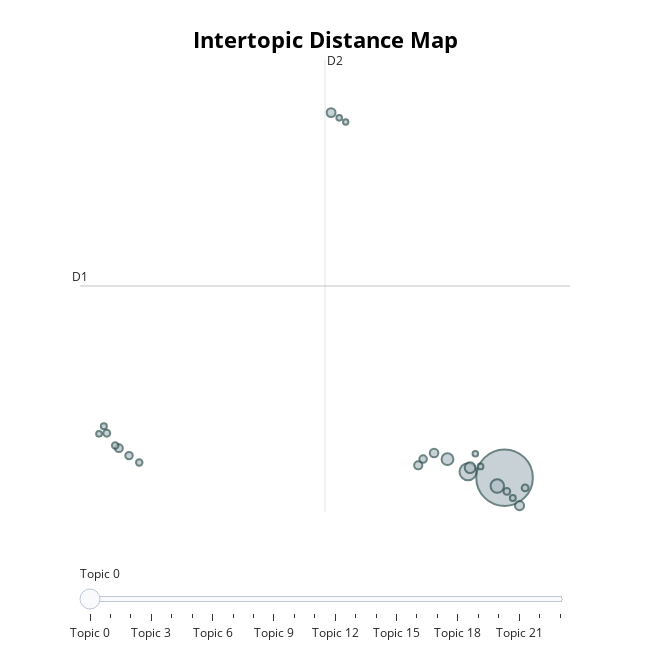

Write notebook code for a chart like this one.
### Code cell
#Indeed model intertopic distance map 
topic_model_in.visualize_topics()

#Unable to generate an intertopic distance map for USAjobs model as an error is generated due to having too few topics

### Figure 1 — Plotly figure (JSON) as saved in the notebook; plotly's stock layout.template omitted (floating-point values rounded to 4 significant figures)
{"data": [{"customdata": [[0, "experience | information | cybersecurity | risk | years", 4191], [1, "faculty | cybersecurity | teaching | information | umgc", 377], [2, "usa remote | experience | aws | cloud security | azure", 238], [3, "experience | leidos | cybersecurity | navy federal | dod", 183], [4, "information security | vulnerability | risk management | compliance | cybersecurity", 152], [5, "paypal | information security | mandiant | costco | technical", 108], [6, "soc | security | process | automation | deloitte cyber", 103], [7, "services | gecos | cybersecurity | requirements gdit | vaccination", 96], [8, "security | northrop grumman employees | dod | pioneering | years", 88], [9, "change healthcare | employment | information | incident response | covid vaccination requirements", 81], [10, "mantech | sap | applicant | requirements | software source code", 74], [11, "intelerad | information security | improves | medical image management | best klas", 73], [12, "accenture | benefits | employees | cox communications | accommodation", 63], [13, "palo alto networks | experience | customer success | mission | cybersecurity", 61], [14, "iam | experience | management | identity access management | cloud", 59], [15, "kimberly clark | security | enterprise | incident response | investigations", 55], [16, "azure | deloitte | gcp | aws | range", 54], [17, "application security | application | security controls | pearson vue | skills", 47], [18, "security | years work experience | degree | office | visa consider employment", 46], [19, "jpmorgan chase | health safety | banking | requirements | applicable law", 44], [20, "crowe | consulting | accounting | solutions | microsoft", 43], [21, "experience | client | kpmg | cloud | cybersecurity", 42], [22, "nrel | experience | pseg | status | technical", 41], [23, "security | export | employment | digital technology | flexible", 38]], "hovertemplate": "<b>Topic %{customdata[0]}</b><br>%{customdata[1]}<br>Size: %{customdata[2]}", "legendgroup": "", "marker": {"color": "#B0BEC5", "line": {"color": "DarkSlateGrey", "width": 2}, "size": [4191, 377, 238, 183, 152, 108, 103, 96, 88, 81, 74, 73, 63, 61, 59, 55, 54, 47, 46, 44, 43, 42, 41, 38], "sizemode": "area", "sizeref": 2.619, "symbol": "circle"}, "mode": "markers", "name": "", "orientation": "v", "showlegend": false, "type": "scatter", "x": [8.533, 7.414, 8.311, 6.786, 7.479, 8.993, 3.222, 6.375, 5.89, -3.274, 6.04, -2.964, -3.646, 9.163, 8.604, -3.387, -2.652, -3.735, 8.787, 7.797, -3.883, 3.471, 7.639, 3.669], "xaxis": "x", "y": [-0.6829, -0.4059, -1.076, 0.1815, -0.2184, -1.989, 16.38, 0.4701, -0.1038, 0.6945, 0.1881, 0.3468, 1.395, -1.16, -1.325, 0.8159, 0.0266, 1.716, -1.637, -0.1594, 1.367, 16.13, 0.4375, 15.94], "yaxis": "y"}], "layout": {"annotations": [{"showarrow": false, "text": "D1", "x": -4.465, "y": 8.273, "yshift": 10}, {"showarrow": false, "text": "D2", "x": 3.036, "xshift": 10, "y": 18.83}], "height": 650, "hoverlabel": {"bgcolor": "white", "font": {"family": "Rockwell", "size": 16}}, "legend": {"itemsizing": "constant", "tracegroupgap": 0}, "margin": {"t": 60}, "shapes": [{"line": {"color": "#CFD8DC", "width": 2}, "type": "line", "x0": 3.036, "x1": 3.036, "y0": -2.288, "y1": 18.83}, {"line": {"color": "#9E9E9E", "width": 2}, "type": "line", "x0": -4.465, "x1": 10.54, "y0": 8.273, "y1": 8.273}], "sliders": [{"active": 0, "pad": {"t": 50}, "steps": [{"args": [{"marker.color": [["red", "#B0BEC5", "#B0BEC5", "#B0BEC5", "#B0BEC5", "#B0BEC5", "#B0BEC5", "#B0BEC5", "#B0BEC5", "#B0BEC5", "#B0BEC5", "#B0BEC5", "#B0BEC5", "#B0BEC5", "#B0BEC5", "#B0BEC5", "#B0BEC5", "#B0BEC5", "#B0BEC5", "#B0BEC5", "#B0BEC5", "#B0BEC5", "#B0BEC5", "#B0BEC5"]]}], "label": "Topic 0", "method": "update"}, {"args": [{"marker.color": [["#B0BEC5", "red", "#B0BEC5", "#B0BEC5", "#B0BEC5", "#B0BEC5", "#B0BEC5", "#B0BEC5", "#B0BEC5", "#B0BEC5", "#B0BEC5", "#B0BEC5", "#B0BEC5", "#B0BEC5", "#B0BEC5", "#B0BEC5", "#B0BEC5", "#B0BEC5", "#B0BEC5", "#B0BEC5", "#B0BEC5", "#B0BEC5", "#B0BEC5", "#B0BEC5"]]}], "label": "Topic 1", "method": "update"}, {"args": [{"marker.color": [["#B0BEC5", "#B0BEC5", "red", "#B0BEC5", "#B0BEC5", "#B0BEC5", "#B0BEC5", "#B0BEC5", "#B0BEC5", "#B0BEC5", "#B0BEC5", "#B0BEC5", "#B0BEC5", "#B0BEC5", "#B0BEC5", "#B0BEC5", "#B0BEC5", "#B0BEC5", "#B0BEC5", "#B0BEC5", "#B0BEC5", "#B0BEC5", "#B0BEC5", "#B0BEC5"]]}], "label": "Topic 2", "method": "update"}, {"args": [{"marker.color": [["#B0BEC5", "#B0BEC5", "#B0BEC5", "red", "#B0BEC5", "#B0BEC5", "#B0BEC5", "#B0BEC5", "#B0BEC5", "#B0BEC5", "#B0BEC5", "#B0BEC5", "#B0BEC5", "#B0BEC5", "#B0BEC5", "#B0BEC5", "#B0BEC5", "#B0BEC5", "#B0BEC5", "#B0BEC5", "#B0BEC5", "#B0BEC5", "#B0BEC5", "#B0BEC5"]]}], "label": "Topic 3", "method": "update"}, {"args": [{"marker.color": [["#B0BEC5", "#B0BEC5", "#B0BEC5", "#B0BEC5", "red", "#B0BEC5", "#B0BEC5", "#B0BEC5", "#B0BEC5", "#B0BEC5", "#B0BEC5", "#B0BEC5", "#B0BEC5", "#B0BEC5", "#B0BEC5", "#B0BEC5", "#B0BEC5", "#B0BEC5", "#B0BEC5", "#B0BEC5", "#B0BEC5", "#B0BEC5", "#B0BEC5", "#B0BEC5"]]}], "label": "Topic 4", "method": "update"}, {"args": [{"marker.color": [["#B0BEC5", "#B0BEC5", "#B0BEC5", "#B0BEC5", "#B0BEC5", "red", "#B0BEC5", "#B0BEC5", "#B0BEC5", "#B0BEC5", "#B0BEC5", "#B0BEC5", "#B0BEC5", "#B0BEC5", "#B0BEC5", "#B0BEC5", "#B0BEC5", "#B0BEC5", "#B0BEC5", "#B0BEC5", "#B0BEC5", "#B0BEC5", "#B0BEC5", "#B0BEC5"]]}], "label": "Topic 5", "method": "update"}, {"args": [{"marker.color": [["#B0BEC5", "#B0BEC5", "#B0BEC5", "#B0BEC5", "#B0BEC5", "#B0BEC5", "red", "#B0BEC5", "#B0BEC5", "#B0BEC5", "#B0BEC5", "#B0BEC5", "#B0BEC5", "#B0BEC5", "#B0BEC5", "#B0BEC5", "#B0BEC5", "#B0BEC5", "#B0BEC5", "#B0BEC5", "#B0BEC5", "#B0BEC5", "#B0BEC5", "#B0BEC5"]]}], "label": "Topic 6", "method": "update"}, {"args": [{"marker.color": [["#B0BEC5", "#B0BEC5", "#B0BEC5", "#B0BEC5", "#B0BEC5", "#B0BEC5", "#B0BEC5", "red", "#B0BEC5", "#B0BEC5", "#B0BEC5", "#B0BEC5", "#B0BEC5", "#B0BEC5", "#B0BEC5", "#B0BEC5", "#B0BEC5", "#B0BEC5", "#B0BEC5", "#B0BEC5", "#B0BEC5", "#B0BEC5", "#B0BEC5", "#B0BEC5"]]}], "label": "Topic 7", "method": "update"}, {"args": [{"marker.color": [["#B0BEC5", "#B0BEC5", "#B0BEC5", "#B0BEC5", "#B0BEC5", "#B0BEC5", "#B0BEC5", "#B0BEC5", "red", "#B0BEC5", "#B0BEC5", "#B0BEC5", "#B0BEC5", "#B0BEC5", "#B0BEC5", "#B0BEC5", "#B0BEC5", "#B0BEC5", "#B0BEC5", "#B0BEC5", "#B0BEC5", "#B0BEC5", "#B0BEC5", "#B0BEC5"]]}], "label": "Topic 8", "method": "update"}, {"args": [{"marker.color": [["#B0BEC5", "#B0BEC5", "#B0BEC5", "#B0BEC5", "#B0BEC5", "#B0BEC5", "#B0BEC5", "#B0BEC5", "#B0BEC5", "red", "#B0BEC5", "#B0BEC5", "#B0BEC5", "#B0BEC5", "#B0BEC5", "#B0BEC5", "#B0BEC5", "#B0BEC5", "#B0BEC5", "#B0BEC5", "#B0BEC5", "#B0BEC5", "#B0BEC5", "#B0BEC5"]]}], "label": "Topic 9", "method": "update"}, {"args": [{"marker.color": [["#B0BEC5", "#B0BEC5", "#B0BEC5", "#B0BEC5", "#B0BEC5", "#B0BEC5", "#B0BEC5", "#B0BEC5", "#B0BEC5", "#B0BEC5", "red", "#B0BEC5", "#B0BEC5", "#B0BEC5", "#B0BEC5", "#B0BEC5", "#B0BEC5", "#B0BEC5", "#B0BEC5", "#B0BEC5", "#B0BEC5", "#B0BEC5", "#B0BEC5", "#B0BEC5"]]}], "label": "Topic 10", "method": "update"}, {"args": [{"marker.color": [["#B0BEC5", "#B0BEC5", "#B0BEC5", "#B0BEC5", "#B0BEC5", "#B0BEC5", "#B0BEC5", "#B0BEC5", "#B0BEC5", "#B0BEC5", "#B0BEC5", "red", "#B0BEC5", "#B0BEC5", "#B0BEC5", "#B0BEC5", "#B0BEC5", "#B0BEC5", "#B0BEC5", "#B0BEC5", "#B0BEC5", "#B0BEC5", "#B0BEC5", "#B0BEC5"]]}], "label": "Topic 11", "method": "update"}, {"args": [{"marker.color": [["#B0BEC5", "#B0BEC5", "#B0BEC5", "#B0BEC5", "#B0BEC5", "#B0BEC5", "#B0BEC5", "#B0BEC5", "#B0BEC5", "#B0BEC5", "#B0BEC5", "#B0BEC5", "red", "#B0BEC5", "#B0BEC5", "#B0BEC5", "#B0BEC5", "#B0BEC5", "#B0BEC5", "#B0BEC5", "#B0BEC5", "#B0BEC5", "#B0BEC5", "#B0BEC5"]]}], "label": "Topic 12", "method": "update"}, {"args": [{"marker.color": [["#B0BEC5", "#B0BEC5", "#B0BEC5", "#B0BEC5", "#B0BEC5", "#B0BEC5", "#B0BEC5", "#B0BEC5", "#B0BEC5", "#B0BEC5", "#B0BEC5", "#B0BEC5", "#B0BEC5", "red", "#B0BEC5", "#B0BEC5", "#B0BEC5", "#B0BEC5", "#B0BEC5", "#B0BEC5", "#B0BEC5", "#B0BEC5", "#B0BEC5", "#B0BEC5"]]}], "label": "Topic 13", "method": "update"}, {"args": [{"marker.color": [["#B0BEC5", "#B0BEC5", "#B0BEC5", "#B0BEC5", "#B0BEC5", "#B0BEC5", "#B0BEC5", "#B0BEC5", "#B0BEC5", "#B0BEC5", "#B0BEC5", "#B0BEC5", "#B0BEC5", "#B0BEC5", "red", "#B0BEC5", "#B0BEC5", "#B0BEC5", "#B0BEC5", "#B0BEC5", "#B0BEC5", "#B0BEC5", "#B0BEC5", "#B0BEC5"]]}], "label": "Topic 14", "method": "update"}, {"args": [{"marker.color": [["#B0BEC5", "#B0BEC5", "#B0BEC5", "#B0BEC5", "#B0BEC5", "#B0BEC5", "#B0BEC5", "#B0BEC5", "#B0BEC5", "#B0BEC5", "#B0BEC5", "#B0BEC5", "#B0BEC5", "#B0BEC5", "#B0BEC5", "red", "#B0BEC5", "#B0BEC5", "#B0BEC5", "#B0BEC5", "#B0BEC5", "#B0BEC5", "#B0BEC5", "#B0BEC5"]]}], "label": "Topic 15", "method": "update"}, {"args": [{"marker.color": [["#B0BEC5", "#B0BEC5", "#B0BEC5", "#B0BEC5", "#B0BEC5", "#B0BEC5", "#B0BEC5", "#B0BEC5", "#B0BEC5", "#B0BEC5", "#B0BEC5", "#B0BEC5", "#B0BEC5", "#B0BEC5", "#B0BEC5", "#B0BEC5", "red", "#B0BEC5", "#B0BEC5", "#B0BEC5", "#B0BEC5", "#B0BEC5", "#B0BEC5", "#B0BEC5"]]}], "label": "Topic 16", "method": "update"}, {"args": [{"marker.color": [["#B0BEC5", "#B0BEC5", "#B0BEC5", "#B0BEC5", "#B0BEC5", "#B0BEC5", "#B0BEC5", "#B0BEC5", "#B0BEC5", "#B0BEC5", "#B0BEC5", "#B0BEC5", "#B0BEC5", "#B0BEC5", "#B0BEC5", "#B0BEC5", "#B0BEC5", "red", "#B0BEC5", "#B0BEC5", "#B0BEC5", "#B0BEC5", "#B0BEC5", "#B0BEC5"]]}], "label": "Topic 17", "method": "update"}, {"args": [{"marker.color": [["#B0BEC5", "#B0BEC5", "#B0BEC5", "#B0BEC5", "#B0BEC5", "#B0BEC5", "#B0BEC5", "#B0BEC5", "#B0BEC5", "#B0BEC5", "#B0BEC5", "#B0BEC5", "#B0BEC5", "#B0BEC5", "#B0BEC5", "#B0BEC5", "#B0BEC5", "#B0BEC5", "red", "#B0BEC5", "#B0BEC5", "#B0BEC5", "#B0BEC5", "#B0BEC5"]]}], "label": "Topic 18", "method": "update"}, {"args": [{"marker.color": [["#B0BEC5", "#B0BEC5", "#B0BEC5", "#B0BEC5", "#B0BEC5", "#B0BEC5", "#B0BEC5", "#B0BEC5", "#B0BEC5", "#B0BEC5", "#B0BEC5", "#B0BEC5", "#B0BEC5", "#B0BEC5", "#B0BEC5", "#B0BEC5", "#B0BEC5", "#B0BEC5", "#B0BEC5", "red", "#B0BEC5", "#B0BEC5", "#B0BEC5", "#B0BEC5"]]}], "label": "Topic 19", "method": "update"}, {"args": [{"marker.color": [["#B0BEC5", "#B0BEC5", "#B0BEC5", "#B0BEC5", "#B0BEC5", "#B0BEC5", "#B0BEC5", "#B0BEC5", "#B0BEC5", "#B0BEC5", "#B0BEC5", "#B0BEC5", "#B0BEC5", "#B0BEC5", "#B0BEC5", "#B0BEC5", "#B0BEC5", "#B0BEC5", "#B0BEC5", "#B0BEC5", "red", "#B0BEC5", "#B0BEC5", "#B0BEC5"]]}], "label": "Topic 20", "method": "update"}, {"args": [{"marker.color": [["#B0BEC5", "#B0BEC5", "#B0BEC5", "#B0BEC5", "#B0BEC5", "#B0BEC5", "#B0BEC5", "#B0BEC5", "#B0BEC5", "#B0BEC5", "#B0BEC5", "#B0BEC5", "#B0BEC5", "#B0BEC5", "#B0BEC5", "#B0BEC5", "#B0BEC5", "#B0BEC5", "#B0BEC5", "#B0BEC5", "#B0BEC5", "red", "#B0BEC5", "#B0BEC5"]]}], "label": "Topic 21", "method": "update"}, {"args": [{"marker.color": [["#B0BEC5", "#B0BEC5", "#B0BEC5", "#B0BEC5", "#B0BEC5", "#B0BEC5", "#B0BEC5", "#B0BEC5", "#B0BEC5", "#B0BEC5", "#B0BEC5", "#B0BEC5", "#B0BEC5", "#B0BEC5", "#B0BEC5", "#B0BEC5", "#B0BEC5", "#B0BEC5", "#B0BEC5", "#B0BEC5", "#B0BEC5", "#B0BEC5", "red", "#B0BEC5"]]}], "label": "Topic 22", "method": "update"}, {"args": [{"marker.color": [["#B0BEC5", "#B0BEC5", "#B0BEC5", "#B0BEC5", "#B0BEC5", "#B0BEC5", "#B0BEC5", "#B0BEC5", "#B0BEC5", "#B0BEC5", "#B0BEC5", "#B0BEC5", "#B0BEC5", "#B0BEC5", "#B0BEC5", "#B0BEC5", "#B0BEC5", "#B0BEC5", "#B0BEC5", "#B0BEC5", "#B0BEC5", "#B0BEC5", "#B0BEC5", "red"]]}], "label": "Topic 23", "method": "update"}]}], "title": {"font": {"color": "Black", "size": 22}, "text": "<b>Intertopic Distance Map</b>", "x": 0.5, "xanchor": "center", "y": 0.95, "yanchor": "top"}, "width": 650, "xaxis": {"anchor": "y", "domain": [0, 1], "range": [-4.465, 10.54], "title": {"text": ""}, "visible": false}, "yaxis": {"anchor": "x", "domain": [0, 1], "range": [-2.288, 18.83], "title": {"text": ""}, "visible": false}}}
